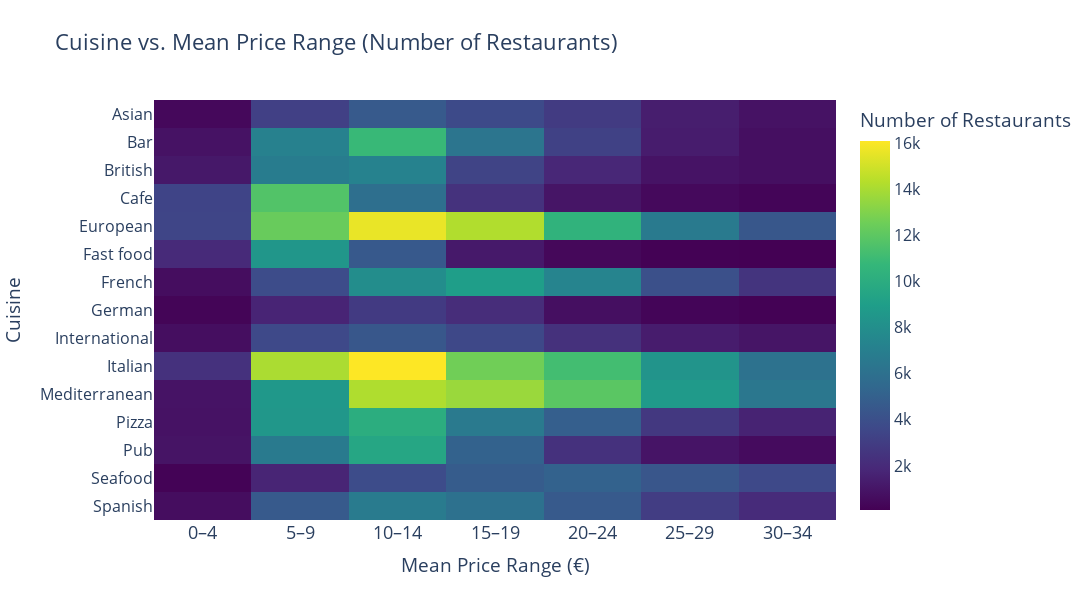

Source (notebook cell):
### Code cell
# Cuisine vs. mean price: Heatmap with number of restaurants in each spot

# Explode cuisines if stored as a comma-separated string
df_exploded = df.copy()
df_exploded["cuisines"] = df_exploded["cuisines"].str.split(", ")
df_exploded = df_exploded.explode("cuisines")

# Bin mean_price (e.g., bins of 5€ from 0 to 35)
bins = range(0, 36, 5)
df_exploded["mean_price_bin"] = pd.cut(df_exploded["mean_price"], bins=bins, right=False)

# Only keep top 15 cuisines for readability
top_cuisines = df_exploded["cuisines"].value_counts().head(15).index
df_heatmap = df_exploded[df_exploded["cuisines"].isin(top_cuisines)]

# Group by cuisine and mean_price_bin, count restaurants
heatmap_data = df_heatmap.groupby(["cuisines", "mean_price_bin"]).size().reset_index(name="count")

# Pivot for heatmap
heatmap_pivot = heatmap_data.pivot(index="cuisines", columns="mean_price_bin", values="count").fillna(0)

# Plot heatmap
import plotly.express as px
fig = px.imshow(
    heatmap_pivot,
    labels=dict(x="Mean Price Range (€)", y="Cuisine", color="Number of Restaurants"),
    x=[f"{interval.left:.0f}–{interval.right-1:.0f}" for interval in heatmap_pivot.columns],
    y=heatmap_pivot.index,
    color_continuous_scale="Viridis",
    title="Cuisine vs. Mean Price Range (Number of Restaurants)",
    aspect="auto",
)
fig.update_layout(
    font=dict(size=16),
    title_font=dict(size=22),
    height=600,
    width=1200,
    xaxis_tickfont=dict(size=18)
)
fig.show()

### Figure 1 — Plotly figure (JSON) as saved in the notebook; plotly's stock layout.template omitted (floating-point values rounded to 4 significant figures)
{"data": [{"coloraxis": "coloraxis", "hovertemplate": "Mean Price Range (€): %{x}<br>Cuisine: %{y}<br>Number of Restaurants: %{z}<extra></extra>", "name": "0", "type": "heatmap", "x": ["0–4", "5–9", "10–14", "15–19", "20–24", "25–29", "30–34"], "xaxis": "x", "y": ["Asian", "Bar", "British", "Cafe", "European", "Fast food", "French", "German", "International", "Italian", "Mediterranean", "Pizza", "Pub", "Seafood", "Spanish"], "yaxis": "y", "z": [[421, 3186, 4622, 3733, 2885, 1396, 889], [882, 7118, 10840, 6307, 3210, 1338, 741], [1143, 6805, 7208, 3363, 1829, 930, 721], [3401, 11657, 5898, 2405, 994, 469, 276], [3445, 12334, 15600, 14203, 10436, 6677, 4424], [1963, 8479, 4564, 1165, 412, 154, 94], [661, 3833, 7894, 8977, 7303, 4045, 2519], [264, 1709, 2867, 2124, 725, 281, 154], [686, 3622, 4436, 3579, 2335, 1341, 994], [2380, 14050, 16089, 12586, 11187, 8328, 6103], [935, 8606, 14159, 13630, 11922, 8737, 6448], [875, 8535, 10058, 6633, 4906, 2740, 1624], [951, 6644, 9535, 5097, 2349, 969, 572], [177, 1716, 3846, 4758, 5099, 4369, 3642], [639, 4621, 6707, 6021, 4623, 3002, 2032]]}], "layout": {"coloraxis": {"colorbar": {"title": {"text": "Number of Restaurants"}}, "colorscale": [[0, "#440154"], [0.1111, "#482878"], [0.2222, "#3e4989"], [0.3333, "#31688e"], [0.4444, "#26828e"], [0.5556, "#1f9e89"], [0.6667, "#35b779"], [0.7778, "#6ece58"], [0.8889, "#b5de2b"], [1, "#fde725"]]}, "font": {"size": 16}, "height": 600, "title": {"font": {"size": 22}, "text": "Cuisine vs. Mean Price Range (Number of Restaurants)"}, "width": 1200, "xaxis": {"anchor": "y", "domain": [0, 1], "tickfont": {"size": 18}, "title": {"text": "Mean Price Range (€)"}}, "yaxis": {"anchor": "x", "autorange": "reversed", "domain": [0, 1], "title": {"text": "Cuisine"}}}}
